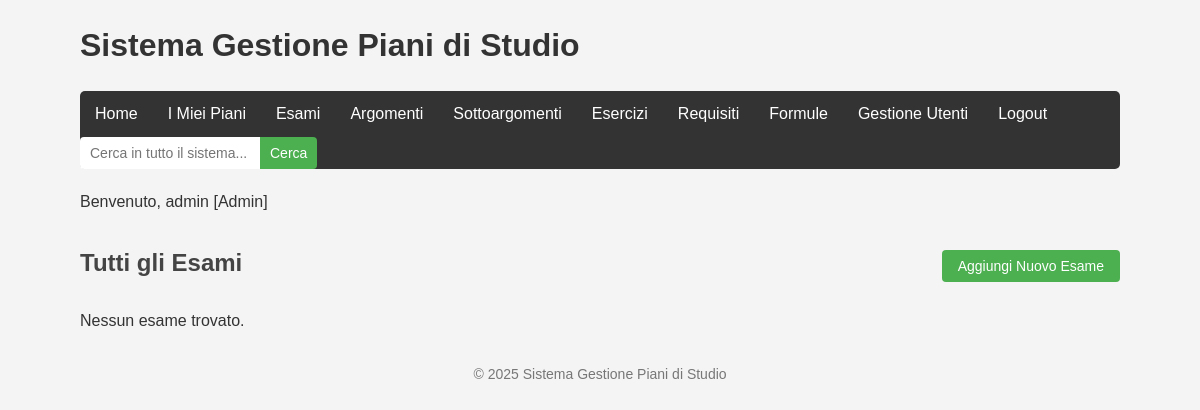
/pages/esami.php (signed in), run on an earlier commit of the app's database.
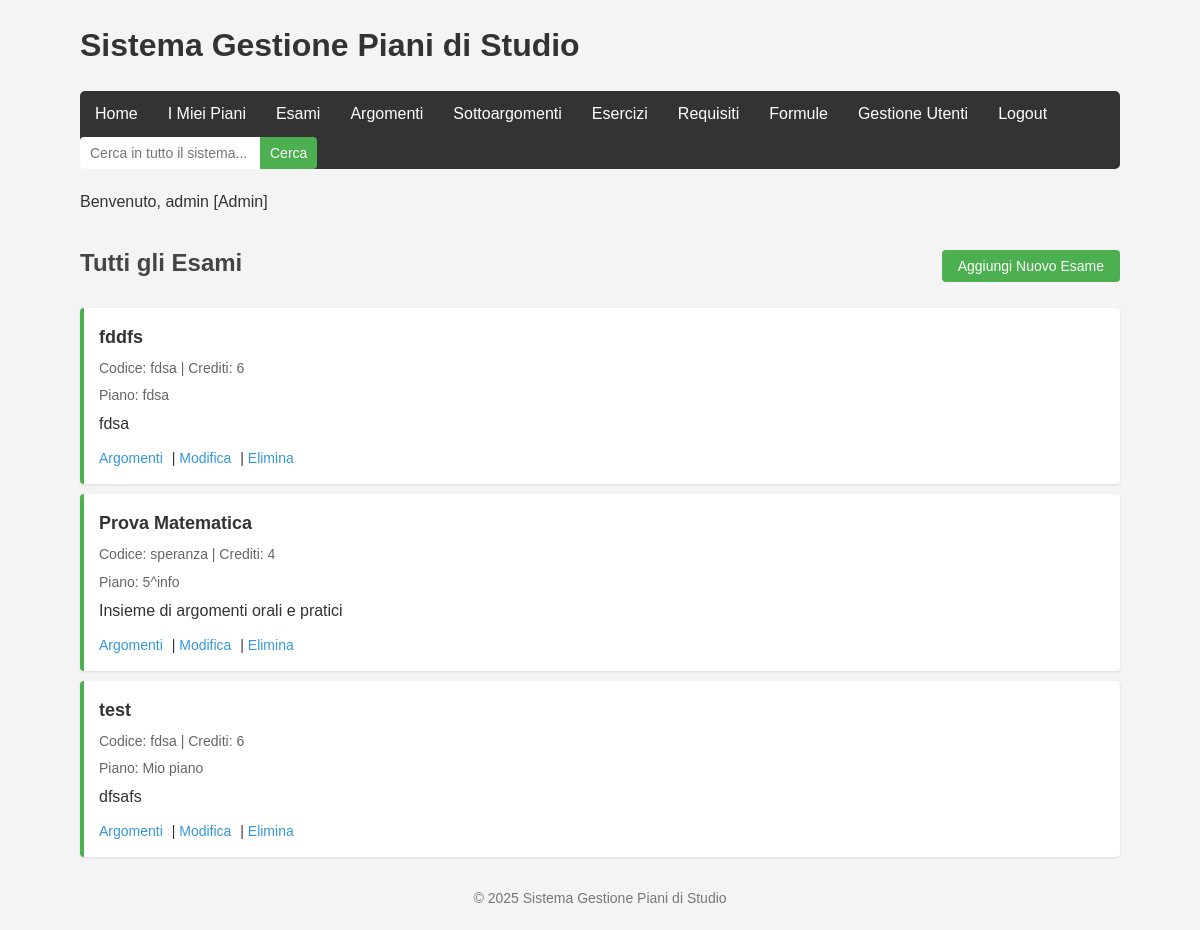
And on a later commit of the database.
### tables this page shows
CREATE TABLE `esami` (
  `id` int(11) NOT NULL,
  `piano_id` int(11) NOT NULL,
  `nome` varchar(100) NOT NULL,
  `codice` varchar(20) DEFAULT NULL,
  `crediti` int(11) DEFAULT 6,
  `descrizione` text DEFAULT NULL,
  `anno` int(11) DEFAULT NULL,
  `semestre` int(11) DEFAULT NULL
);

CREATE TABLE `piani_di_studio` (
  `id` int(11) NOT NULL,
  `nome` varchar(100) NOT NULL,
  `descrizione` text DEFAULT NULL,
  `data_creazione` timestamp NOT NULL DEFAULT current_timestamp(),
  `user_id` int(11) NOT NULL,
  `visibility` varchar(20) NOT NULL DEFAULT 'private'
);

### models/esame.php (called while the page is built, shortened)
<?php
class Esame {
    private $conn;
    private $table_name = "esami";
    public function __construct($db) {
        $this->conn = $db;
    }
    public function readAll() {
        $query = "SELECT e.*, p.nome as piano_nome
                  FROM " . $this->table_name . " e
                  LEFT JOIN piani_di_studio p ON e.piano_id = p.id
                  ORDER BY e.nome ASC";
        $stmt = $this->conn->prepare($query);
        $stmt->execute();
        return $stmt;
    }
}
?>

### pages/esami.php (the view, shortened to what this page needs)
<?php
include_once '../ui/includes/header.php';
include_once '../models/esame.php';
include_once '../models/piano_di_studio.php';
$database = new Database();
$db = $database->getConnection();
if (!$db) {
    $message = "Problema di connessione al database.";
    $message_class = "error";
} else {
    $esame = new Esame($db);
    $piano_id = isset($_GET['piano_id']) ? $_GET['piano_id'] : null;
    echo "<div class='header-with-button'>";
    if ($piano_id) {
        echo "<h2>Esami del Piano: " . $piano_info['nome'] . "</h2>";
    } else {
        echo "<h2>Tutti gli Esami</h2>";
    }
    echo "<button id='showCreateFormBtn' class='btn-primary'>Aggiungi Nuovo Esame</button>";
    echo "</div>";
    if ($piano_id) {
        $stmt = $esame->readByPiano($piano_id);
    } else {
        $stmt = $esame->readAll();
    }
    $num = $stmt->rowCount();
    if ($num > 0) {
        echo "<ul class='item-list'>";
        while ($row = $stmt->fetch(PDO::FETCH_ASSOC)) {
            extract($row);
            $piano_info_display = isset($piano_nome) ? "<div class='item-meta'>Piano: $piano_nome</div>" : "";
            echo "<li>
                    <div class='item-title'>$nome</div>
                    <div class='item-meta'>Codice: $codice | Crediti: $crediti</div>
                    $piano_info_display
                    <div class='item-description'>$descrizione</div>
                    <div class='item-actions'>
                        <a href='argomenti.php?esame_id=$id'>Argomenti</a> |
                        <a href='?edit=$id" . ($piano_id ? "&piano_id=$piano_id" : "") . "'>Modifica</a> |
                        <a href='?delete=$id" . ($piano_id ? "&piano_id=$piano_id" : "") . "' onclick='return confirm(\"Sei sicuro di voler eliminare questo esame?\");'>Elimina</a>
                    </div>
                </li>";
        }
        echo "</ul>";
    } else {
        echo "<p>Nessun esame trovato." . ($piano_id ? " Aggiungi un esame a questo piano di studio." : "") . "</p>";
    }
}
include_once '../ui/includes/footer.php';
?>

What changed in the data, as far as the page shows it:
added esami: nome "fddfs", codice "fdsa", crediti "6", piano.nome "fdsa", descrizione "fdsa"
added esami: nome "Prova Matematica", codice "speranza", crediti "4", piano.nome "5^info", descrizione "Insieme di argomenti orali e pratici"
added esami: nome "test", codice "fdsa", crediti "6", piano.nome "Mio piano", descrizione "dfsafs"
Also different on the page:
text no longer shown: "Nessun esame trovato."
